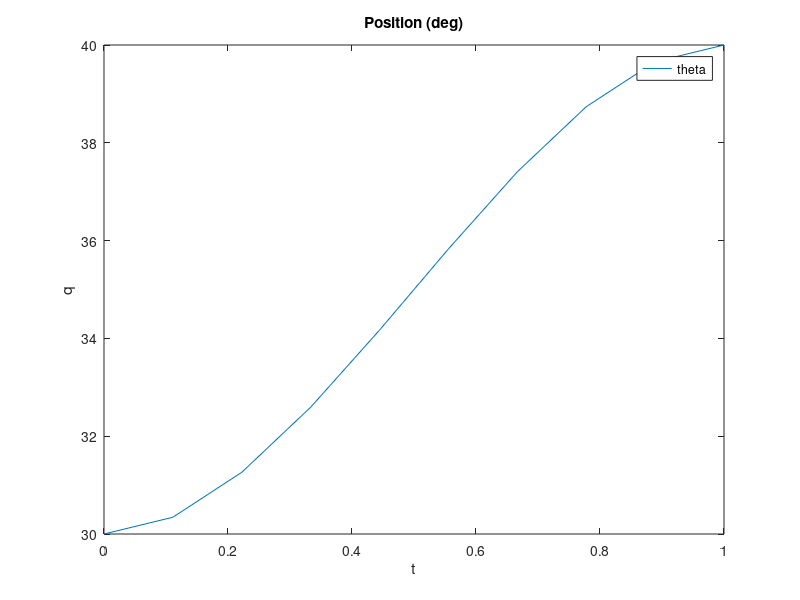
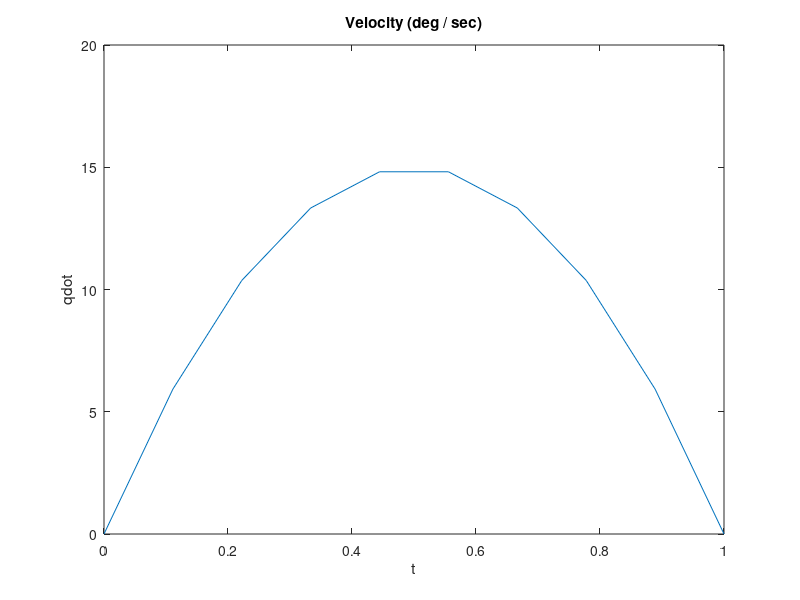
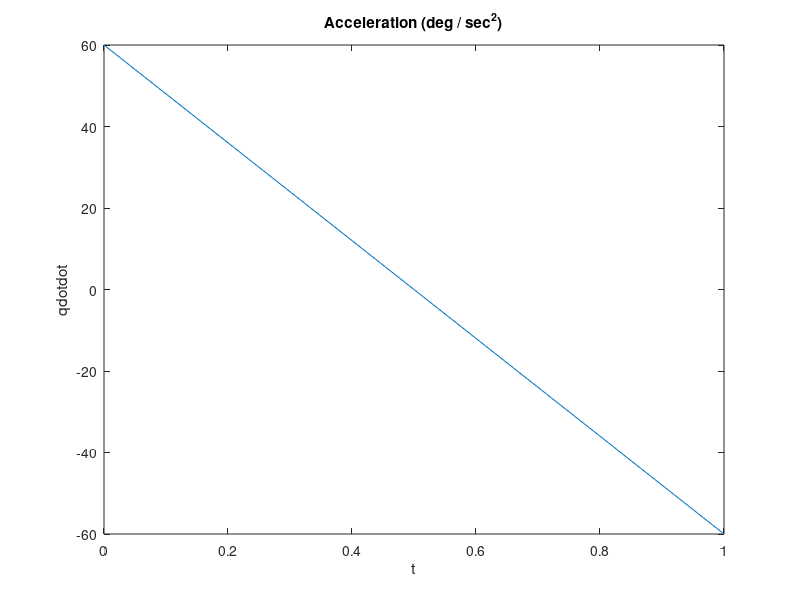

The MATLAB source for these figures, in order: (Note: this script raises an error after producing the figures.)
%Constraints for start og slutpunkt, Thetaværdi og hastighed.
theta0 = 30;
thetaf = 40;
thetad0 = 0;
thetadf = 0;
tfinal = 1;
tstart = 0;

%ts = [0, 2, 4, 8, 10];
%points = [10, 20, 0, 30, 40];
%pointsdot = [0, -10, 20, 3, 0];

%Ligningerne til at beregne a0 -> a3
T = tfinal - tstart;	
a0 = theta0;
a1 = thetad0;
a2 = (-3 * (theta0 - thetaf) - (2 * thetad0+thetadf )*T)/ T ^ 2;
a3 = (2 * (theta0 - thetaf) + (thetad0+thetadf )*T)/ T ^ 3;

t = linspace(tstart,tfinal, 10);

%Funktionerne der beskriver pos, vel og acc
q = a0 + a1*t+a2*t.^2+a3*t.^3;
qdot = a1 + 2*a2*t+3*a3*t.^2;
qdotdot = 2*a2+6*a3*t;

%Pos
figure
plot(t, q)
xlabel('t');
ylabel('q');
title('Position (deg)');

%Vel
figure
plot(t, qdot)
xlabel('t');
ylabel('qdot');
title('Velocity (deg / sec)');

%Acc
figure
plot(t, qdotdot)
xlabel('t');
ylabel('qdotdot');
title('Acceleration (deg / sec^2)');


%%
% Create figure windows for each plot
figure(1);
xlabel('t');
ylabel('q');
legend('theta')
title('Position (deg)');

figure(2);
xlabel('t');
ylabel('qdot');
title('Velocity (deg / sec)');

figure(3);
xlabel('t');
ylabel('qdotdot');
title('Acceleration (deg / sec^2)');

%Tidsintervaller mellem punkterne
ts =        [0, 10, 20, 30, 40, 50, 60, 70];


%Points for theta1:
%points1 = [1.5957, listinvth1];
points1 = [1.5957, 1.5957, 1.5957]
%Points for theta2:
%points2 = [1.5634,  listinvth2];
points2 = listinvth2;
pointsdot1 = [0, 0, 0, 0, 0, 0, 0, 0];
pointsdot2 = [0, 0, 0, 0, 0, 0, 0, 0];




%Længden af Arrayet for punkterne
L1 = length(points1);
L2 = length(points2);
Ti = 0.2; %Sample Time

n = length(ts);
diffs= diff(ts)/Ti;
BT=max( diffs(diffs>=0) );
listq1= zeros(numel(round(diffs)),round(BT));
listq2=zeros(numel(round(diffs)),round(BT));
listdq1 = zeros(numel(round(diffs)),round(BT)); 
listdq2 = zeros(numel(round(diffs)),round(BT));
listddq1 = zeros(numel(round(diffs)),round(BT));
listddq2 = zeros(numel(round(diffs)),round(BT));
%Function that calculates the trajectory for x points1
for c = 1:L1-1
    tstart = ts(c);
    tfinal = ts(c+1);
    T = tfinal - tstart;
    
    
    %For pos og hastighed for initial punkt
    theta0 = points1(c);
    thetaf = points1(c+1);

    %For pos og hastighed for final punkt
    thetad0 = pointsdot1(c);
    thetadf = pointsdot1(c+1);
    
     
    if tstart ~= 0
        a0 = theta0;
        a1 = thetad0;
        a2 = (-3 * (theta0 - thetaf) - (2 * thetad0+thetadf )*(tfinal - tstart))/ (tfinal - tstart) .^ 2;
        a3 = (2 * (theta0 - thetaf) + (thetad0+thetadf )*(tfinal - tstart))/ (tfinal - tstart) .^ 3;
        %a2 = 3/tfinal.^2*T-2/tfinal*thetad0-1/tfinal*thetadf;
        %a3 = -2/tfinal.^3*T+1/tfinal.^2*(thetadf+thetad0);
        
        %t = linspace(tstart,tfinal, 100);
        t = linspace(0, T, T/Ti); %Mangler måske rigtig samplingstid
        disp(t(c))
       
        %Funktionerne der beskriver pos, vel og acc
        q = a0+a1*t+a2*t.^2+a3*t.^3;
        qdot = a1+2*a2*t+3*a3*t.^2;
        qdotdot = 2*a2+6*a3*t;
        

    end
            
    if tstart == 0
        a0 = theta0;
        a1 = thetad0;
        a2 = (-3 * (theta0 - thetaf) - (2 * thetad0+thetadf )*tfinal)/ tfinal^ 2;
        a3 = (2 * (theta0 - thetaf) + (thetad0+thetadf)*tfinal)/ tfinal^ 3;
        
        %t = linspace(tstart,tfinal, 100);
        t = linspace(0, tfinal, T/Ti);
        disp(t(c));

        %Funktionerne der beskriver pos, vel og acc
        q = a0+a1*t+a2*t.^2+a3*t.^3;
        qdot = a1+2*a2*t+3*a3*t.^2;
        qdotdot = 2*a2+6*a3*t;
        
    end
    listq1(c, 1:diffs(c)) = q;
    listq1 = round(listq1,4);
    listdq1(c, 1:diffs(c)) = qdot;
    listdq1 = round(listdq1,4);
    listddq1(c, 1:diffs(c)) = qdotdot;
    listddq1 = round(listddq1,4);
    %qref = generateQMatrix(c,q);
    %disp(result);

    % Opdater Position plot
    figure(1);
    plot(t+ ts(c), q);
    xlabel('t');
    ylabel('q');
    title('Position (deg)');
    hold on
    
    plot(ts(c),points1(c), 'o')
    

    % Opdater Velocity plot 1
    figure(2);
    plot(t+ ts(c), qdot);
    xlabel('t');
    ylabel('qdot');
    title('Velocity (deg / sec)');
    plot(ts(c),pointsdot1(c), 'o');
    hold on;


    % Opdater Acceleration plot
    figure(3);
    plot(t+ ts(c), qdotdot);
    xlabel('t');
    ylabel('qdotdot');
    title('Acceleration (deg / sec^2)');
    hold on;
end

%Function that calculates the trajectory for x points2
for c = 1:L2-1
    tstart = ts(c);
    tfinal = ts(c+1);
    T = tfinal - tstart;
    
    
    %For pos og hastighed for initial punkt
    theta0 = points2(c);
    thetaf = points2(c+1);

    %For pos og hastighed for final punkt
    thetad0 = pointsdot2(c);
    thetadf = pointsdot2(c+1);
    
     
    if tstart ~= 0
        a0 = theta0;
        a1 = thetad0;
        a2 = (-3 * (theta0 - thetaf) - (2 * thetad0+thetadf )*(tfinal - tstart))/ (tfinal - tstart) .^ 2;
        a3 = (2 * (theta0 - thetaf) + (thetad0+thetadf )*(tfinal - tstart))/ (tfinal - tstart) .^ 3;
        %a2 = 3/tfinal.^2*T-2/tfinal*thetad0-1/tfinal*thetadf;
        %a3 = -2/tfinal.^3*T+1/tfinal.^2*(thetadf+thetad0);
        
        %t = linspace(tstart,tfinal, 100);
        t = linspace(0, T, T/Ti); %Mangler måske rigtig samplingstid
        disp(t(c))
       
        %Funktionerne der beskriver pos, vel og acc
        q = a0+a1*t+a2*t.^2+a3*t.^3;
        qdot = a1+2*a2*t+3*a3*t.^2;
        qdotdot = 2*a2+6*a3*t;
       
    end
    
    if tstart == 0
        a0 = theta0;
        a1 = thetad0;
        a2 = (-3 * (theta0 - thetaf) - (2 * thetad0+thetadf )*tfinal)/ tfinal^ 2;
        a3 = (2 * (theta0 - thetaf) + (thetad0+thetadf)*tfinal)/ tfinal^ 3;
        
        %t = linspace(tstart,tfinal, 100);
        t = linspace(0, tfinal, T/Ti);
        disp(t(c));

        %Funktionerne der beskriver pos, vel og acc
        q = a0+a1*t+a2*t.^2+a3*t.^3;
        qdot = a1+2*a2*t+3*a3*t.^2;
        qdotdot = 2*a2+6*a3*t;
        
    end
    listq2(c, 1:diffs(c)) = q;
    listq2 = round(listq2,4);
    listdq2(c, 1:diffs(c)) = qdot;
    listdq2 = round(listdq2,4);
    listddq2(c, 1:diffs(c)) = qdotdot;
    listddq2 = round(listddq2,4);
    %qref = generateQMatrix(c,q);
    %disp(result);

    % Opdater Position plot 2
    figure(1);
    plot(t+ ts(c), q);
    xlabel('t');
    ylabel('q');
    title('Position (deg)');
    hold on
    
    plot(ts(c),points2(c), 'o')
    

    % Opdater Velocity plot 2
    figure(2);
    plot(t+ ts(c), qdot);
    xlabel('t');
    ylabel('qdot');
    title('Velocity (deg / sec)');
    plot(ts(c),pointsdot2(c), 'o');
    hold on;


    % Opdater Acceleration plot 2
    figure(3);
    plot(t+ ts(c), qdotdot);
    xlabel('t');
    ylabel('qdotdot');
    title('Acceleration (deg / sec^2)');
    hold on;
end
writematrix(ts,'ts.txt') 
writematrix(listq1,'refq1.txt')
writematrix(listq2,'refq2.txt')
writematrix(listdq1,'refdq1.txt')
writematrix(listdq2,'refdq2.txt')
writematrix(listddq1,'refddq1.txt')
writematrix(listddq2,'refddq2.txt')
%%




%% Cubic Trajectory Planner built in



wpts = [1 4 4 3 -2 0; 0 1 2 4 3 1];
tpts = 0:5;

tvec = 0:0.01:5;

[q, qd, qdd, pp] = cubicpolytraj(wpts, tpts, tvec);

plot(tvec, q)
hold all
plot(tpts, wpts, 'x')
xlabel('t')
ylabel('Positions')
legend('X-positions','Y-positions')
hold off


%Show x- y-position
figure
plot(q(1,:),q(2,:),'-b',wpts(1,:),wpts(2,:),'or')
xlabel('X')
ylabel('Y')

q(0.5)

%%


function qvalues = generateQMatrix(rows, cols)

    qvalues = zeros(rows,cols);

    for i =c:rows
        for j = 1:cols
        qvalues(i,j)= i;
        end
    end
end